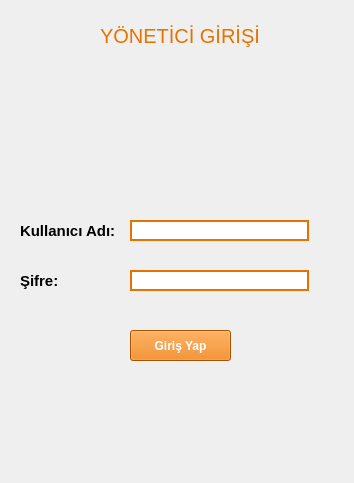
<?xml version="1.0" encoding="UTF-8"?>
<ui version="4.0">
 <class>yonetici</class>
 <widget class="QWidget" name="yonetici">
  <property name="geometry">
   <rect>
    <x>0</x>
    <y>0</y>
    <width>354</width>
    <height>483</height>
   </rect>
  </property>
  <property name="windowTitle">
   <string>Form</string>
  </property>
  <property name="styleSheet">
   <string notr="true"/>
  </property>
  <widget class="QPushButton" name="giris">
   <property name="geometry">
    <rect>
     <x>130</x>
     <y>330</y>
     <width>101</width>
     <height>31</height>
    </rect>
   </property>
   <property name="font">
    <font>
     <pointsize>9</pointsize>
     <weight>75</weight>
     <bold>true</bold>
    </font>
   </property>
   <property name="styleSheet">
    <string notr="true">color:white;
background-color: rgb(230, 115, 0);</string>
   </property>
   <property name="text">
    <string>Giriş Yap</string>
   </property>
  </widget>
  <widget class="QLabel" name="label_2">
   <property name="geometry">
    <rect>
     <x>20</x>
     <y>210</y>
     <width>111</width>
     <height>42</height>
    </rect>
   </property>
   <property name="font">
    <font>
     <pointsize>11</pointsize>
     <weight>75</weight>
     <bold>true</bold>
    </font>
   </property>
   <property name="text">
    <string>Kullanıcı Adı:</string>
   </property>
  </widget>
  <widget class="QLabel" name="label_3">
   <property name="geometry">
    <rect>
     <x>20</x>
     <y>260</y>
     <width>61</width>
     <height>41</height>
    </rect>
   </property>
   <property name="font">
    <font>
     <pointsize>11</pointsize>
     <weight>75</weight>
     <bold>true</bold>
    </font>
   </property>
   <property name="text">
    <string>Şifre:</string>
   </property>
  </widget>
  <widget class="QLineEdit" name="yon_ad">
   <property name="geometry">
    <rect>
     <x>130</x>
     <y>220</y>
     <width>179</width>
     <height>21</height>
    </rect>
   </property>
   <property name="styleSheet">
    <string notr="true">border-width:2px;
border-style:solid;
border-color: rgb(230, 115, 0);</string>
   </property>
  </widget>
  <widget class="QLineEdit" name="yon_sifre">
   <property name="geometry">
    <rect>
     <x>130</x>
     <y>270</y>
     <width>179</width>
     <height>21</height>
    </rect>
   </property>
   <property name="styleSheet">
    <string notr="true">border-width:2px;
border-style:solid;
border-color: rgb(230, 115, 0);</string>
   </property>
   <property name="echoMode">
    <enum>QLineEdit::Password</enum>
   </property>
  </widget>
  <widget class="QLabel" name="label">
   <property name="geometry">
    <rect>
     <x>100</x>
     <y>0</y>
     <width>189</width>
     <height>71</height>
    </rect>
   </property>
   <property name="font">
    <font>
     <pointsize>15</pointsize>
    </font>
   </property>
   <property name="styleSheet">
    <string notr="true">color:#E67300;</string>
   </property>
   <property name="text">
    <string>YÖNETİCİ GİRİŞİ</string>
   </property>
  </widget>
  <widget class="QLabel" name="yanlis">
   <property name="geometry">
    <rect>
     <x>140</x>
     <y>300</y>
     <width>181</width>
     <height>21</height>
    </rect>
   </property>
   <property name="text">
    <string/>
   </property>
  </widget>
  <widget class="QLabel" name="giris_2">
   <property name="geometry">
    <rect>
     <x>110</x>
     <y>70</y>
     <width>133</width>
     <height>111</height>
    </rect>
   </property>
   <property name="text">
    <string/>
   </property>
  </widget>
  <widget class="QLabel" name="arka_plan">
   <property name="geometry">
    <rect>
     <x>0</x>
     <y>0</y>
     <width>361</width>
     <height>481</height>
    </rect>
   </property>
   <property name="text">
    <string/>
   </property>
  </widget>
  <zorder>arka_plan</zorder>
  <zorder>giris</zorder>
  <zorder>label_2</zorder>
  <zorder>label_3</zorder>
  <zorder>yon_ad</zorder>
  <zorder>yon_sifre</zorder>
  <zorder>label</zorder>
  <zorder>yanlis</zorder>
  <zorder>giris_2</zorder>
 </widget>
 <resources/>
 <connections/>
</ui>
